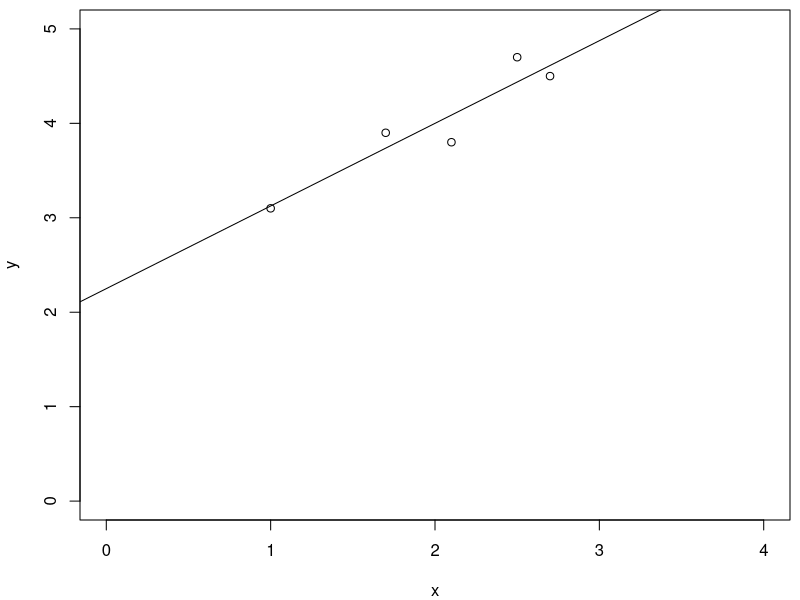

The R script that drew this image:
#the bivariate data given
data <- data.frame(x = c(1, 1.7, 2.1, 2.5, 2.7), y = c(3.1, 3.9, 3.8, 4.7, 4.5))

#fit using least squares
model <- lm(y ~ 1 + x, data = data)

#least squares estimates
alpha <- model$coefficients[1]
alpha

beta <- model$coefficients[2]
beta

par(mai = c(0.8, 0.8, 0.1, 0.1))
#plot data points
plot(data, ylim = c(0, 5), xlim = c(0, 4))

#draw least squares fit
abline(alpha, beta)
